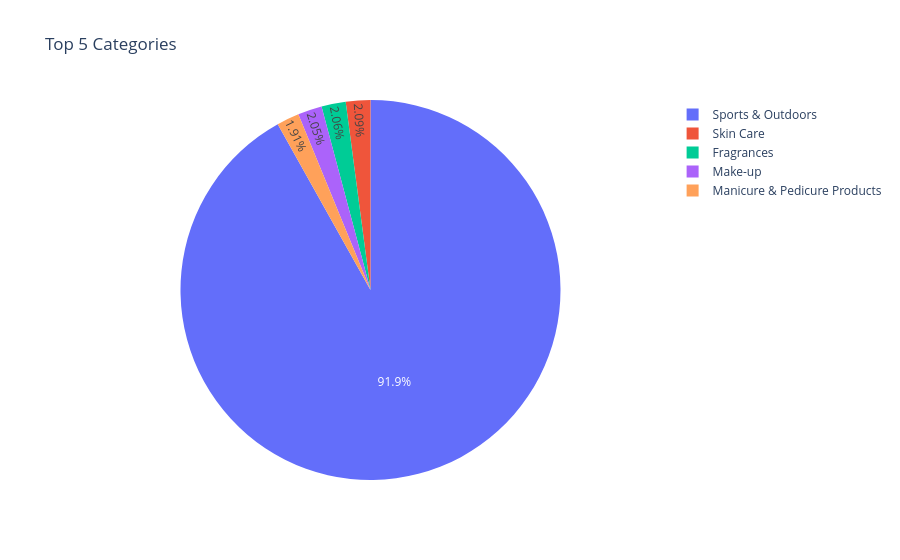

Notebook cell for this chart:
### Markdown cell above
Now a top5 pie chart:
More than 90% of the products are in category "Sport and Outdoors"

### Code cell
fig = px.pie(
    values=top5_cats.values,
    names=top5_cats.index,
    title="Top 5 Categories",
    hole=0  # 0 = pie chart, >0 = doughnut chart
)

fig.show()

### Figure 1 — Plotly figure (JSON) as saved in the notebook; plotly's stock layout.template omitted (floating-point values rounded to 4 significant figures)
{"data": [{"domain": {"x": [0, 1], "y": [0, 1]}, "hole": 0, "hovertemplate": "label=%{label}<br>value=%{value}<extra></extra>", "labels": ["Sports & Outdoors", "Skin Care", "Fragrances", "Make-up", "Manicure & Pedicure Products"], "legendgroup": "", "name": "", "showlegend": true, "type": "pie", "values": [826076, 18755, 18563, 18453, 17212]}], "layout": {"legend": {"tracegroupgap": 0}, "title": {"text": "Top 5 Categories"}}}
